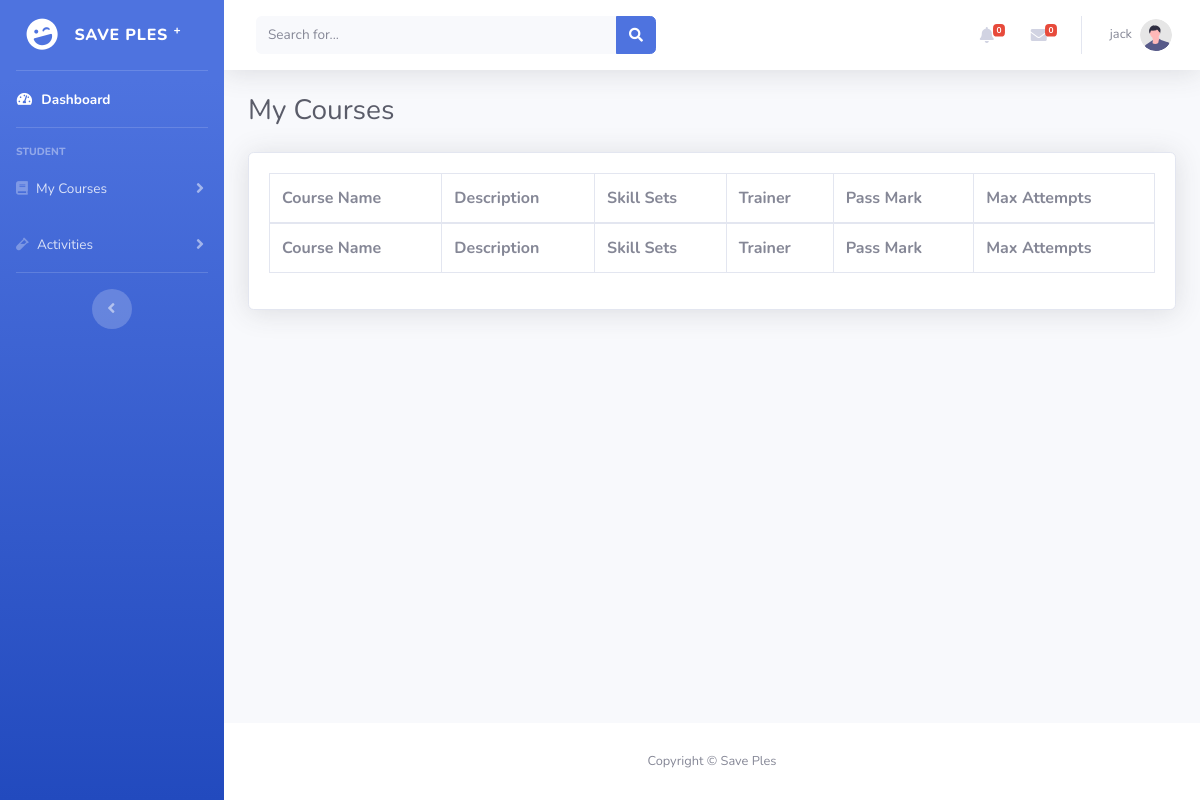
Before: /my-courses.php (signed in) with the older database file.
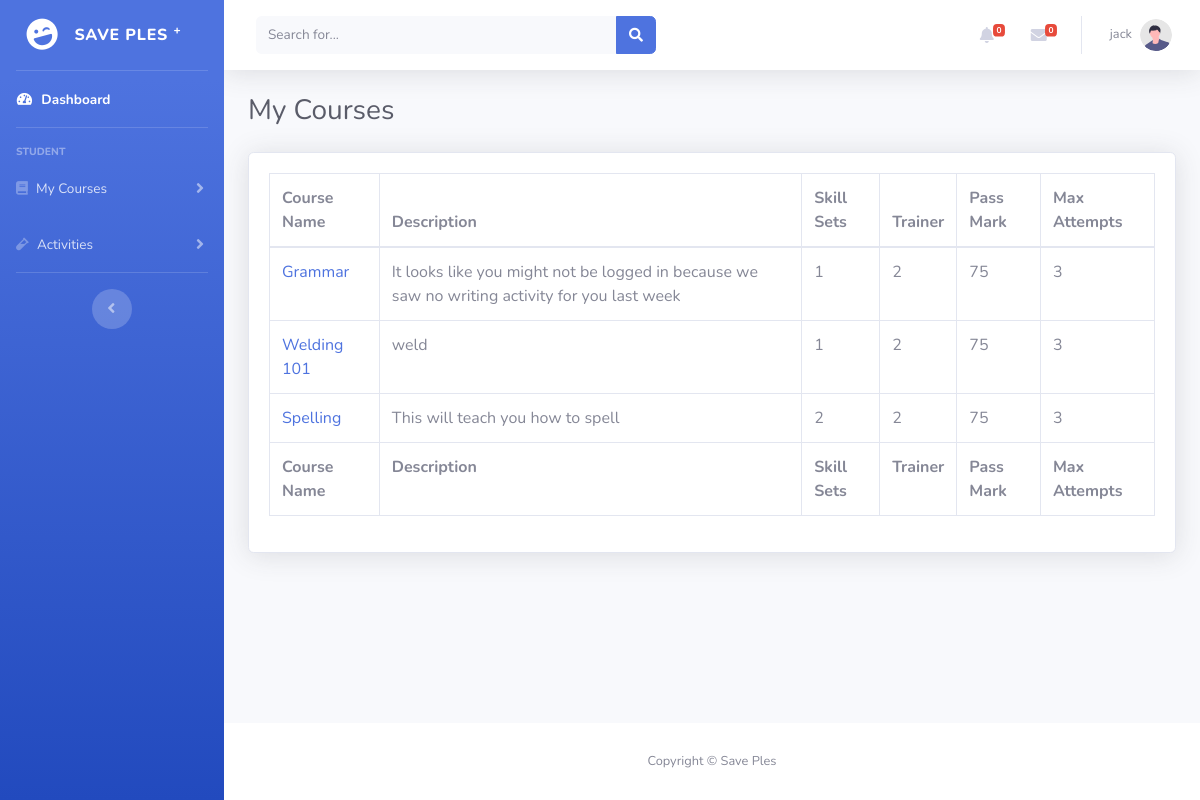
After: the same page with the newer database file.
### tables this page shows
CREATE TABLE `Courses` (
  `CourseID` int(11) NOT NULL,
  `CourseName` varchar(50) DEFAULT NULL,
  `Course_description` varchar(255) DEFAULT NULL,
  `TrainerID` varchar(50) DEFAULT NULL,
  `DateAAdded` date DEFAULT NULL,
  `PassMark` varchar(50) DEFAULT NULL,
  `MaxAttempts` varchar(50) DEFAULT '5',
  `Tag` varchar(50) DEFAULT NULL,
  `approved` varchar(10) NOT NULL,
  `Skillsets_SkillID` int(11) NOT NULL
);

### my-courses-table.php (the view)
<div class="card shadow mb-4">
    <div class="card-body">
        <div class="table-responsive">
            <table class="table table-bordered" id="dataTable" width="100%" cellspacing="0">
                <thead>
                    <tr>
                        <th>Course Name</th>
                        <th>Description</th>
                        <th>Skill Sets</th>
                        <th>Trainer</th>
                        <th>Pass Mark</th>
                        <th>Max Attempts</th>
                    </tr>
                </thead>
                <tfoot>
                    <tr>
                        <th>Course Name</th>
                        <th>Description</th>
                        <th>Skill Sets</th>
                        <th>Trainer</th>
                        <th>Pass Mark</th>
                        <th>Max Attempts</th>
                    </tr>
                </tfoot>
                <tbody>
                    <?php
                        $id = $_SESSION['UserID'];
                        require 'src/db-connection.php';
                        $query = mysqli_query($db, "SELECT * FROM `Courses`,`enrollment`,`users` WHERE `Courses`.`CourseID`=`enrollment`.`courseID` AND `users`.`UserID`=`enrollment`.`studentId` AND `enrollment`.`studentId`=$id;") or die(mysqli_error());
    			        while($fetch = mysqli_fetch_array($query)){
                    ?>
                    <tr>
                        <td><a href="./src/server.php?mycourse=<?php echo $fetch['CourseID'];?>&name=<?php echo $fetch['CourseName']?>"><?php echo $fetch['CourseName']?></a></td>
                        <td><?php echo $fetch['Course_description']?></td>
                        <td><?php echo $fetch['Skillsets_SkillID']?></td>
                        <td><?php echo $fetch['TrainerID']?></td>
                        <td><?php echo $fetch['PassMark']?></td>
                        <td><?php echo $fetch['MaxAttempts']?></td>
                    </tr>
                    <?php
    			        }
    		        ?>
                </tbody>
            </table>
        </div>
    </div>
</div>

Changed rows visible on the page:
now on this page (row edited): courses: CourseName "Grammar", Course_description "It looks like you might not be logged in because we saw no writing activity for you last week", Skillsets_SkillID "1", TrainerID "2", PassMark "75", MaxAttempts "3"
now on this page (row edited): courses: CourseName "Welding 101", Course_description "weld", Skillsets_SkillID "1", TrainerID "2", PassMark "75", MaxAttempts "3"
now on this page (row edited): courses: CourseName "Spelling", Course_description "This will teach you how to spell", Skillsets_SkillID "2", TrainerID "2", PassMark "75", MaxAttempts "3"
